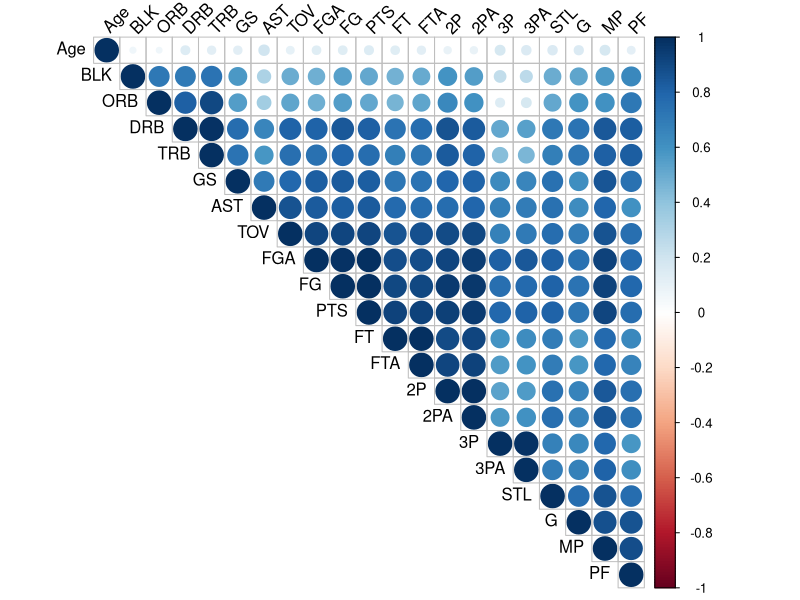
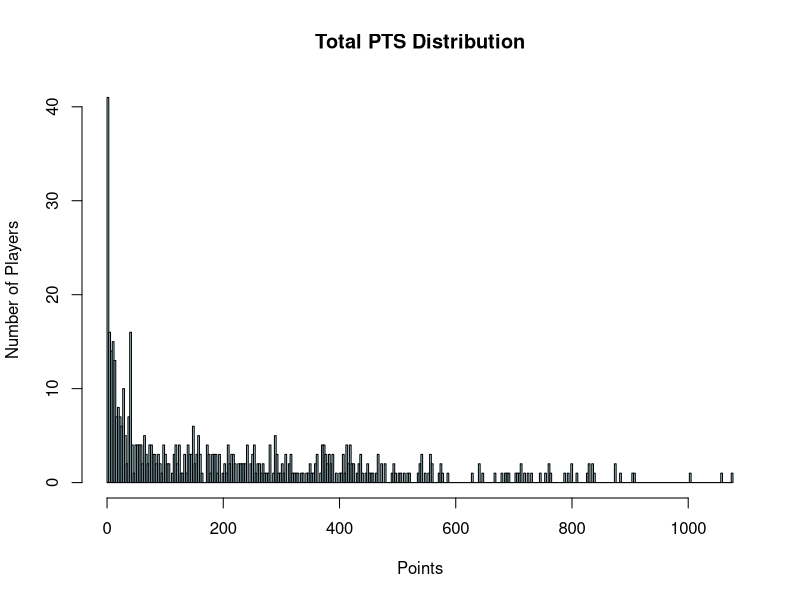
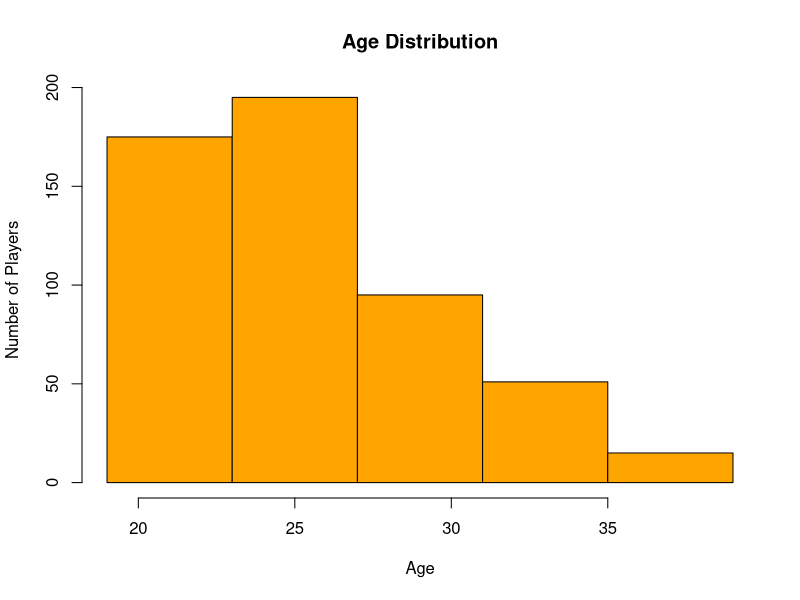
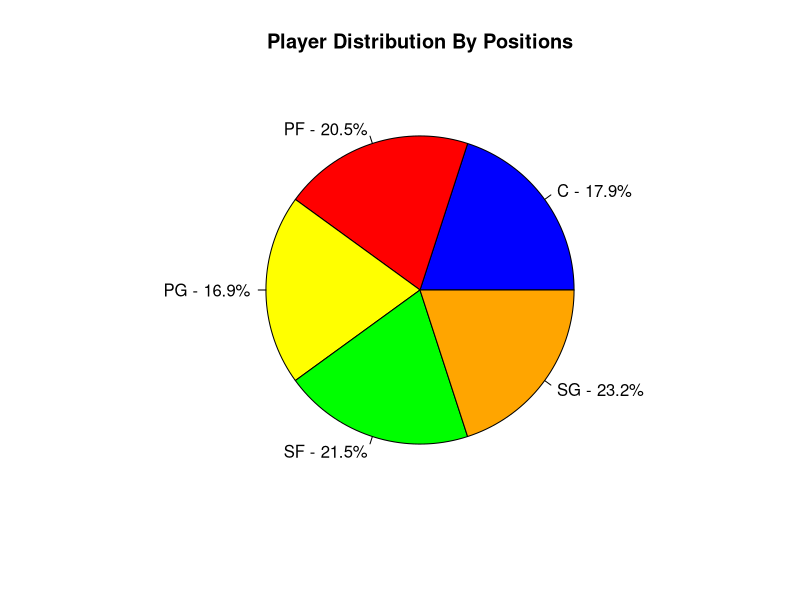
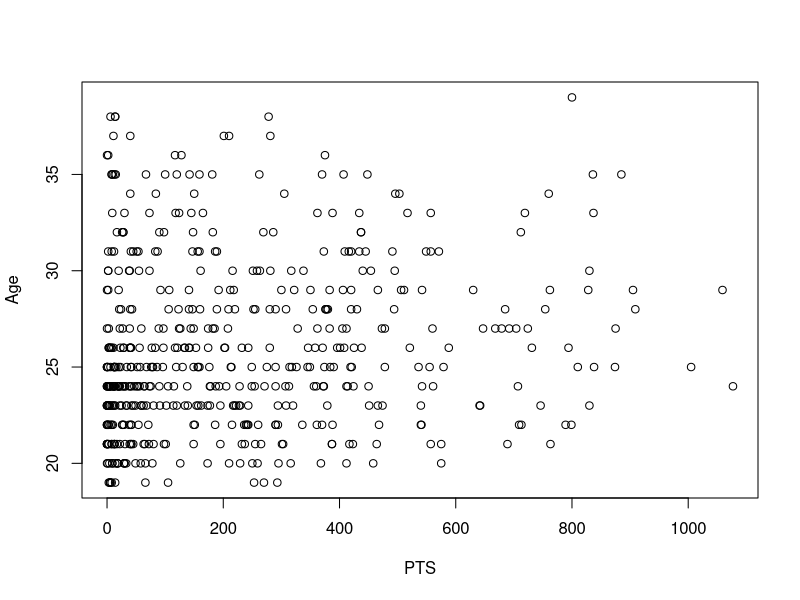
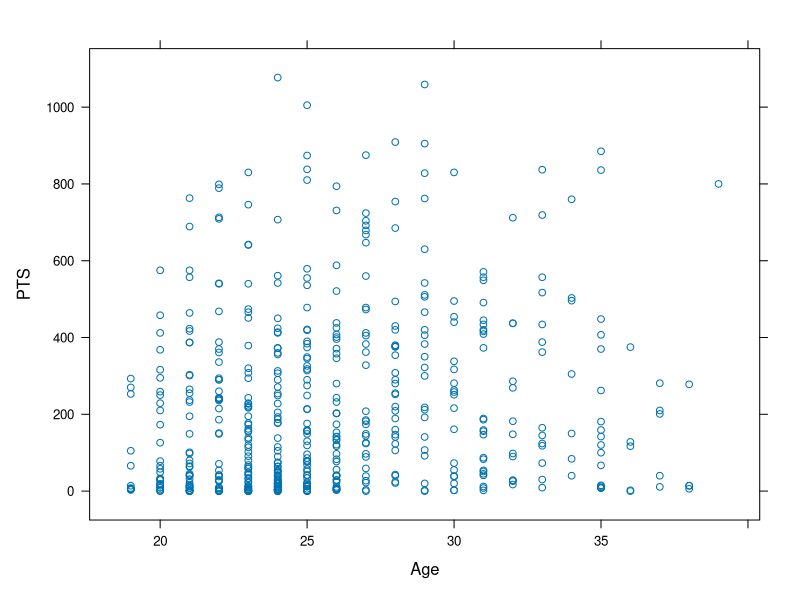
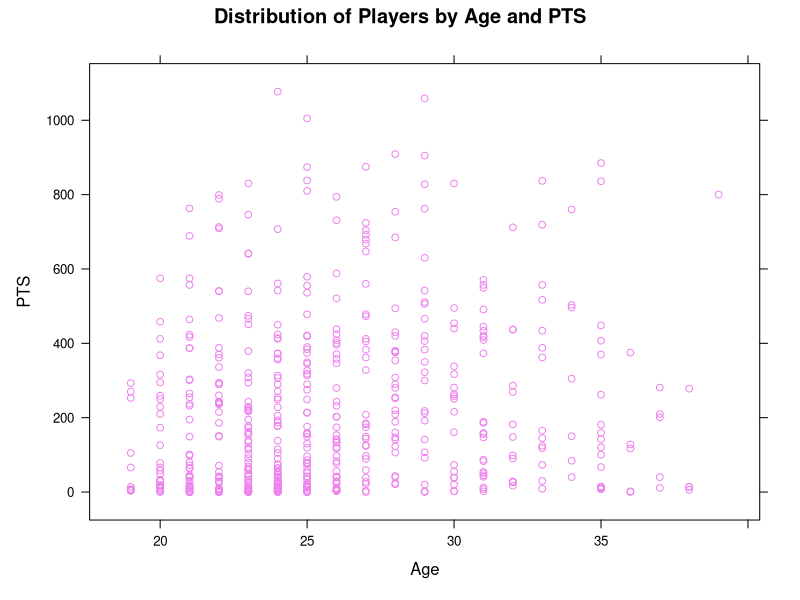

These charts were generated, in order, by the following R code:
# Install Packages for Working with R programming

install.packages("readr") # for Read CSV
library(readr)

install.packages("ggplot2") # for Visuals
library(ggplot2)

# Set working directory for importing CSV
setwd("C:/Users/PC/Documents/R_WorkFiles/R_Work_Files/R_Work_Files")
nba_raw_total_data <- read_csv("nba_2023-2024_current_stats.csv") # Import Total Player Data


# Display the Data First

str(nba_raw_total_data) # Data types of variables
colnames(nba_raw_total_data) # Column names
head(nba_raw_total_data) # First 6 rows
tail(nba_raw_total_data) # Last 6 rows
dim(nba_raw_total_data) # Dimensions of rows x columns
View(nba_raw_total_data)
# Change the name of some variables for clarity 
colnames(nba_raw_total_data)[5] <- 'Team'
colnames(nba_raw_total_data)[1] <- 'Rank'
colnames(nba_raw_total_data)

# Convert team and position variables into factors

class(nba_raw_total_data$Team)
class(nba_raw_total_data$Pos)

nba_raw_total_data$Team <- as.factor(nba_raw_total_data$Team)
nba_raw_total_data$Pos <- as.factor(nba_raw_total_data$Pos)

levels(nba_raw_total_data$Team) # Check for the convertion accuracy
levels(nba_raw_total_data$Pos)


# Detection of the NA Columns // Create new version of dataset

nba_total_stats <- nba_raw_total_data
colnames(nba_total_stats)
any(is.na(nba_total_stats$MP)) #False
any(is.na(nba_total_stats$FG)) #False
any(is.na(nba_total_stats$FGA)) #False
any(is.na(nba_total_stats$"FG%")) #True
any(is.na(nba_total_stats$"3P")) #False
any(is.na(nba_total_stats$"3PA")) #False
any(is.na(nba_total_stats$"3P%")) #True
any(is.na(nba_total_stats$"2P%")) #True
any(is.na(nba_total_stats$"FT%")) #True
any(is.na(nba_total_stats$"eFG%")) #True

# Cleaning the Data (Eliminating the Columns has NA Data)
# (we will re-create this columns)

nba_total_v3 <- nba_total_stats[, c("Rank", "Player", "Age", "Team", "Pos", "G", "GS", "MP", "FG", "FGA", "3P", "3PA", "2P", "2PA", "FT", "FTA", "ORB", "DRB", "TRB", "AST", "STL", "BLK", "TOV", "PF", "PTS")]
is.na(nba_total_v3)
any(is.na(nba_total_v3)) # Not found any NA Value

# When we examine the dataset, we find that some players' stats recorded as cumulative with the 'TOT' record tag. We will clean.

nba_total_v3[nba_total_v3$Team == "TOT", ]
nba_total_v3[nba_total_v3$Player == "Daniel Theis", ] # As we can see in the example, 'TOT' row includes the players' all stats in the different teams. We will delete the 'TOT' column and apply summarization during the analysis process.

nba_total_v4 <- nba_total_v3[nba_total_v3$Team != "TOT", ]

summary(nba_total_v4$Team)

nba_total_v5 <- droplevels(nba_total_v4)
summary(nba_total_v5$Team)


# Descriptive Statistics


# -- Age & PTS

summary(nba_total_v5$Age)
summary(nba_total_v5$PTS)

range(nba_total_v5$Age)
range(nba_total_v5$PTS)

quantile(nba_total_v5$Age)
quantile(nba_total_v5$PTS)
quantile(nba_total_v5$Age,prob=c(0.25,0.75))

cor(nba_total_v4$Age,nba_total_v4$PTS)
cor(nba_total_v4$FTA, nba_total_v4$FT)

# -- Effects of Important Stats (such as Assists) to PTS

cor(nba_total_v4$MP, nba_total_v4$PTS)
cor(nba_total_v4$FG, nba_total_v4$PTS)
cor(nba_total_v4$"3P", nba_total_v4$PTS)
cor(nba_total_v4$"2P", nba_total_v4$PTS)
cor(nba_total_v4$FT, nba_total_v4$PTS)

cor(nba_total_v4$G, nba_total_v4$GS)
cor(nba_total_v4$ORB, nba_total_v4$PTS)
cor(nba_total_v4$DRB, nba_total_v4$PTS)
cor(nba_total_v4$TRB, nba_total_v4$PTS)
cor(nba_total_v4$AST, nba_total_v4$PTS)
cor(nba_total_v4$STL, nba_total_v4$PTS)
cor(nba_total_v4$BLK, nba_total_v4$PTS)
cor(nba_total_v4$TOV, nba_total_v4$PTS)
cor(nba_total_v4$PF, nba_total_v4$PTS)

levels(nba_total_v4$Pos)

# Correlation matrix

nba_total_v6 <- nba_total_v5[,-c(1,2,4,5)]
nba_cor_stats <- cor(nba_total_v6)
round(nba_cor_stats, 2)

# Visualize corr

install.packages("corrplot")
library(corrplot)

corrplot(nba_cor_stats, type="upper", order="hclust", tl.col = "black", tl.srt = 45)

## Data Visualizations

# -- Data Visualizations for Distribution of Players

range(nba_total_v5$PTS)
max(nba_total_v5$PTS) -> max_pts
hist(nba_total_v5$PTS, breaks = seq(0,1077,3), main = "Total PTS Distribution", xlab = "Points", ylab = "Number of Players",
    col = "lightblue")

range(nba_total_v5$Age)
hist(nba_total_v5$Age, breaks = seq(19,39, 4), main = "Age Distribution", xlab = "Age", ylab = "Number of Players",
     col = "orange")

summary(nba_total_v5$Pos)
position_counts <- table(nba_total_v5$Pos)
position_percentages <- round(100 * position_counts / sum(position_counts), 1)
labels <- paste(names(position_percentages), " - ", position_percentages, "%", sep="")
pie(table(position_counts),
    col=c("blue","red",  "yellow", "green", "orange"),
    main="Player Distribution By Positions", labels=labels)
?pie


# -- Data Visualizations for Finding Correlation

with(nba_total_v5, plot(PTS, Age))

#using lattice package
library(lattice)
xyplot(PTS ~ Age, nba_total_v5)
xyplot(PTS ~ Age, nba_total_v5, col = "violet", pch = 1, main = "Distribution of Players by Age and PTS")

